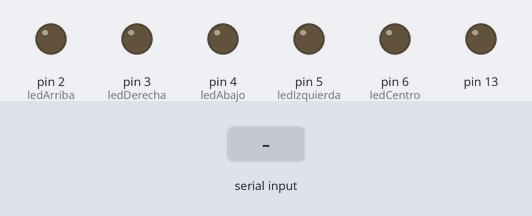
Recording of a sketch running on a simulated Arduino Uno, built with avr-gcc and run on an emulated ATmega328P. Shown: output pins drawn as LEDs (lit = HIGH). Dashed ring = blinking. The test bench sets the inputs (shaded band).

Above: at 1.2 s.
1.3 s: "a" received over Serial
At 1.46 s:
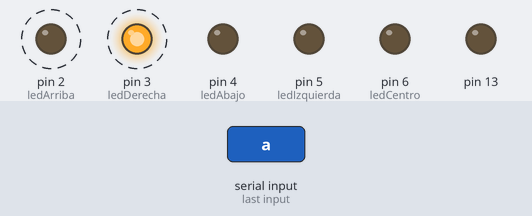
4.3 s: "C" received over Serial
At 4.6 s:
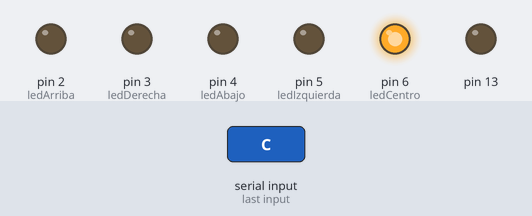
5.8 s: "D" received over Serial
At 6.4 s:
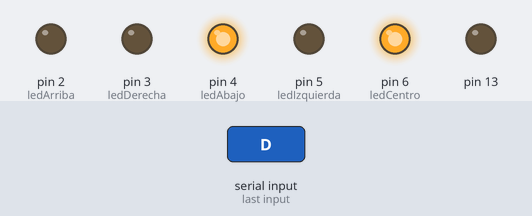
7.3 s: "L" received over Serial
At 7.6 s:
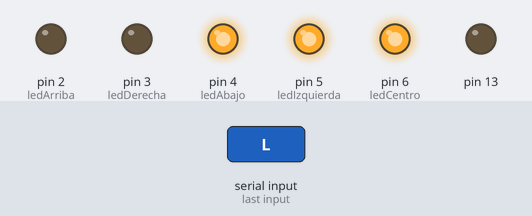
8.8 s: "R" received over Serial
At 9.9 s:
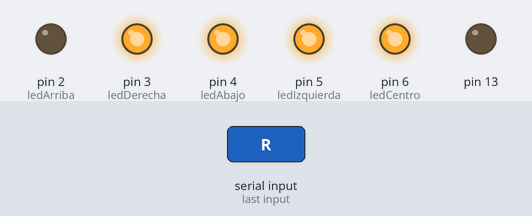
10.3 s: "U" received over Serial
At 11.1 s:
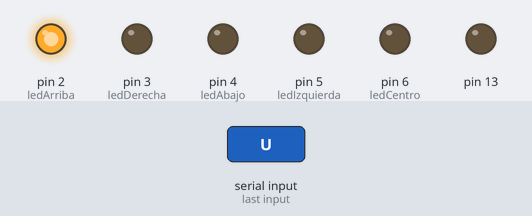
Timing chart, 0 to 12.8 s (numbered marks = the images above; inputs shaded):
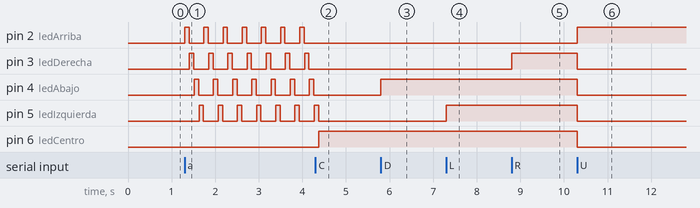

The sketch:

Blue_Control_Original.ino
```cpp
int ledArriba=2;
int ledCentro=6;
int ledAbajo=4;
int ledDerecha=3;
int ledIzquierda=5;
byte dato;
/////////////
void setup() {
Serial.begin(38400);
pinMode(ledArriba,OUTPUT);
pinMode(ledAbajo,OUTPUT);
pinMode(ledIzquierda,OUTPUT);
pinMode(ledDerecha,OUTPUT);
pinMode(ledCentro,OUTPUT);
pinMode(13,OUTPUT);
}
void loop() {
  digitalWrite(13,LOW);
if (Serial.available())
//Guardamos en la variable dato el valor leido
dato= Serial.read();
//Comprobamos el dato
switch(dato)
{//Si recibimos una ...
case 85: //ARRIBA
{ digitalWrite(ledArriba, HIGH);
digitalWrite(ledAbajo, LOW);
digitalWrite(ledDerecha, LOW);
digitalWrite(ledIzquierda, LOW);
digitalWrite(ledCentro, LOW);
break;
}
case 68: //"U": ABAJO
{
digitalWrite(ledAbajo,HIGH);
break;
}
case 67: //"D": CENTRO
{
digitalWrite(ledCentro,HIGH);///// RELLENA EL CÓDIGO PARA ENCENDER EL LED CORRESPOND.
break;
}
case 76: //"L": IZQ
{
digitalWrite(ledIzquierda,HIGH);///// RELLENA EL CÓDIGO PARA ENCENDER EL LED CORRESPOND.
break;
}
case 82: //"R": DCH
{
digitalWrite(ledDerecha,HIGH);///// RELLENA EL CÓDIGO PARA ENCENDER EL LED CORRESPOND.
break;
}
case 97: //Recibimos "a"
{ sentidoReloj();
break;
}


}}


void sentidoReloj(){
digitalWrite(ledArriba, HIGH);
delay(100);
digitalWrite(ledArriba, LOW);
delay(10);
digitalWrite(ledDerecha, HIGH);
delay(100);
digitalWrite(ledDerecha, LOW);
delay(10);
digitalWrite(ledAbajo, HIGH);
delay(100);
digitalWrite(ledAbajo, LOW);
delay(10);
digitalWrite(ledIzquierda, HIGH);
delay(100);
digitalWrite(ledIzquierda, LOW);
delay(10);
}
void sentidoContrario(){
digitalWrite(ledArriba, HIGH);
delay(100);
digitalWrite(ledArriba, LOW);
delay(10);
digitalWrite(ledIzquierda, HIGH);
delay(100);
digitalWrite(ledIzquierda, LOW);
delay(10);
digitalWrite(ledAbajo, HIGH);
delay(100);
digitalWrite(ledAbajo, LOW);
delay(10);
digitalWrite(ledDerecha, HIGH);
delay(100);
digitalWrite(ledDerecha, LOW);
delay(10);
}
```

Measured:
- after the input at 1.3 s, pin 2 (ledArriba): alternates HIGH for 0.10 s and LOW for 0.34 s, starting at once; pin 3 (ledDerecha): alternates HIGH for 0.10 s and LOW for 0.34 s, starting after 0.11 s
- after the input at 4.3 s, pin 2 (ledArriba), pin 3 (ledDerecha), pin 4 (ledAbajo): stops changing and stays LOW; pin 5 (ledIzquierda): goes on until 4.4 s, then stays LOW; pin 6 (ledCentro): LOW → HIGH after 0.08 s
- after the input at 5.8 s, pin 4 (ledAbajo): LOW → HIGH at once
- after the input at 7.3 s, pin 5 (ledIzquierda): LOW → HIGH at once
- after the input at 8.8 s, pin 3 (ledDerecha): LOW → HIGH at once
- after the input at 10.3 s, pin 2 (ledArriba): LOW → HIGH at once; pin 3 (ledDerecha), pin 4 (ledAbajo), pin 5 (ledIzquierda), pin 6 (ledCentro): HIGH → LOW at once
